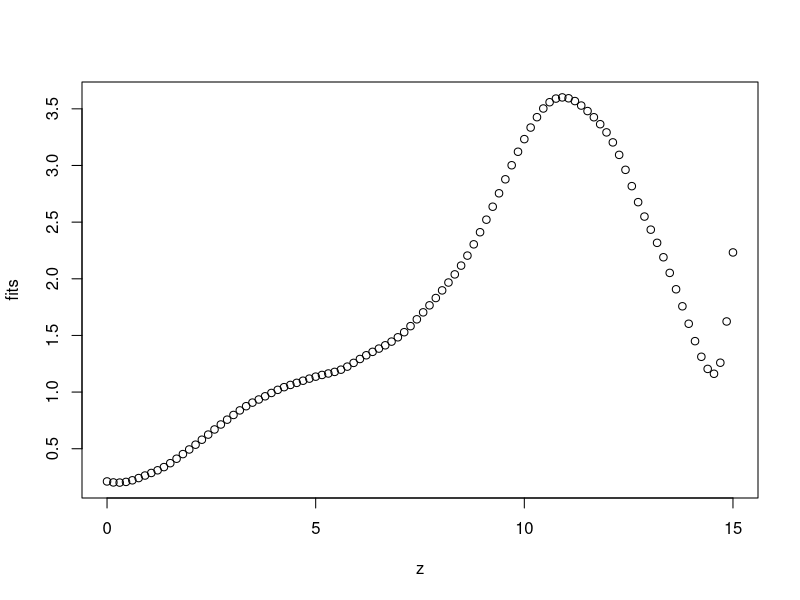
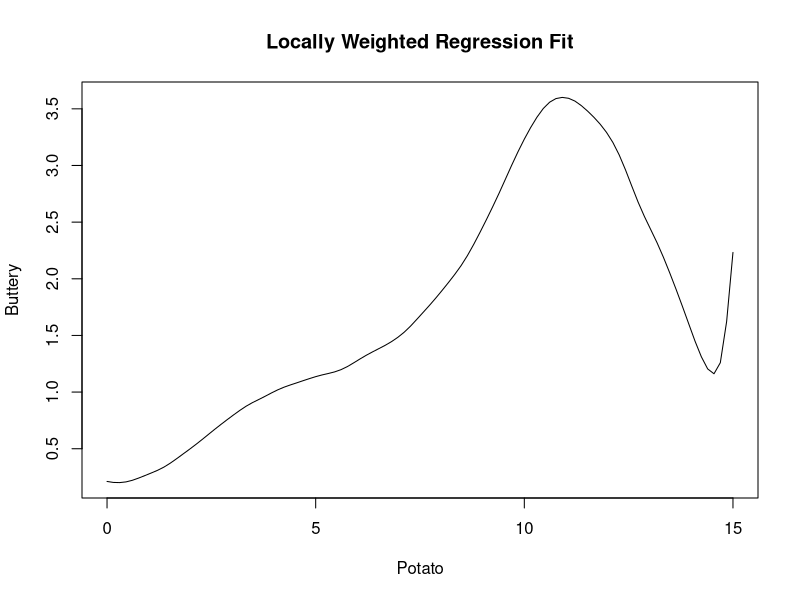

R code for these plots, in order:
llr <- function(x, y, z, omega) {
  fits <- sapply(z, compute_f_hat, x=x, y=y, omega=omega)
  return(fits)
}

compute_f_hat <- function(z, x, y, omega) {
  Wz <- make_weight_matrix(z, x, omega)
  X <- make_predictor_matrix(x)
  f_hat <- as.numeric(c(1, z) %*% solve(t(X) %*% Wz %*% X) %*% t(X) %*% Wz %*% y)
  return(f_hat)
}

make_weight_matrix <- function(z, x, omega) {
  n <- length(x)
  Wz <- matrix(0, n, n)
  for (i in 1:n) {
    r <- abs(x[i] - z) / omega
    if (r < 1) {
      Wz[i, i] <- (1 - r^3)^3
    } # else it remains 0
  }
  return(Wz)
}

make_predictor_matrix <- function(x) {
  return(cbind(1, x))
}

# Uncomment the following if the 'french_fries' dataset is from a specific library
# library(your_library_name_here)
library(reshape2)
data(french_fries)
french_fries = french_fries[complete.cases(french_fries),]
z = seq(0, 15, length.out = 100)
fits = llr(z = z, x = french_fries$potato, y = french_fries$buttery, omega = 2)
plot(z, fits)
# Assuming the french_fries dataset is loaded in your environment:
french_fries <- french_fries[complete.cases(french_fries), ]
z <- seq(0, 15, length.out = 100)
fits <- llr(x = french_fries$potato, y = french_fries$buttery, z = z, omega = 2)
plot(z, fits, type="l", main="Locally Weighted Regression Fit", xlab="Potato", ylab="Buttery")

